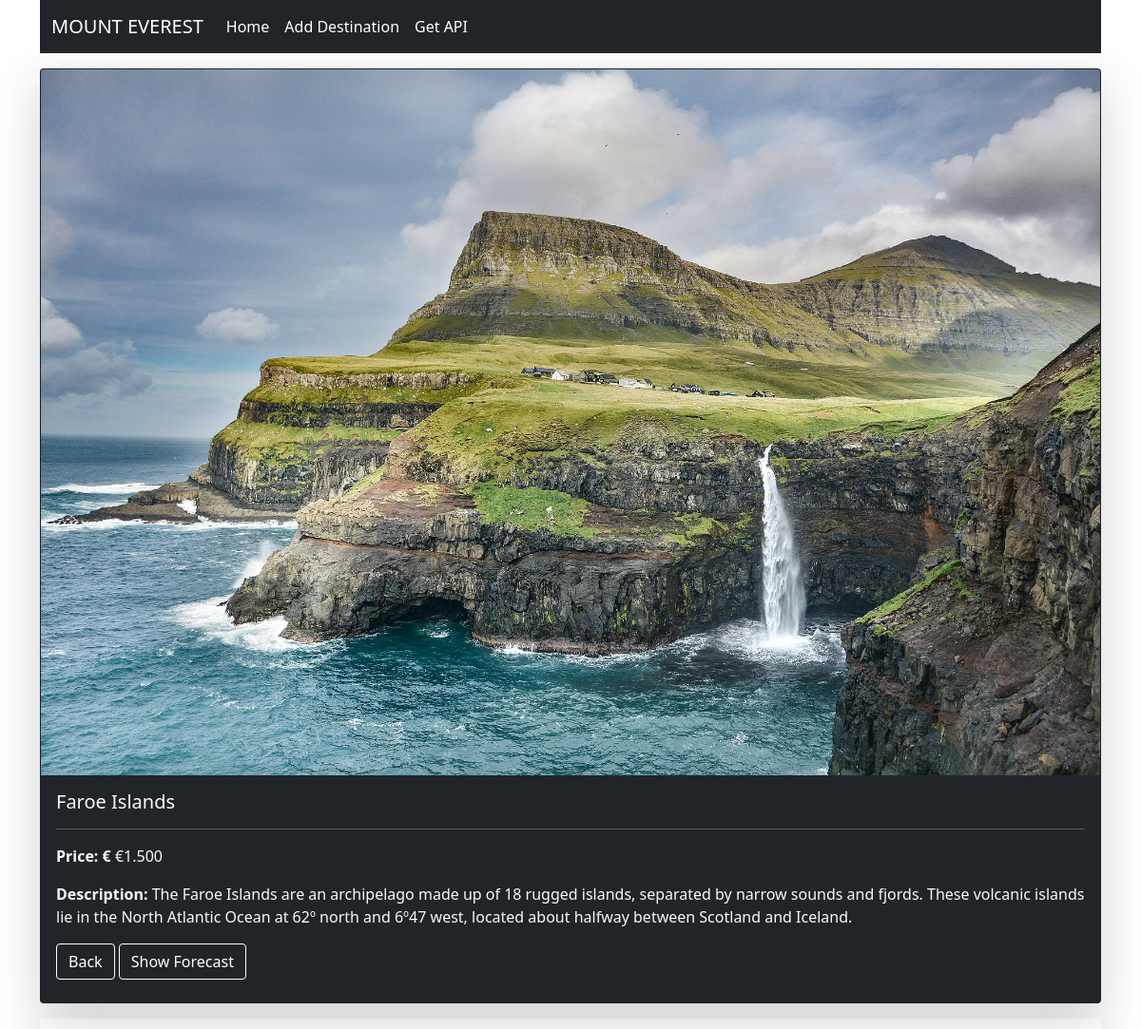
Page /details.php?id=1 on the committed database.
### tables this page shows
CREATE TABLE `destinations` (
  `id` int(11) NOT NULL,
  `name` varchar(255) DEFAULT NULL,
  `description` varchar(255) DEFAULT NULL,
  `price` varchar(255) DEFAULT NULL,
  `picture` varchar(255) NOT NULL,
  `latitude` varchar(255) DEFAULT NULL,
  `longitude` varchar(255) DEFAULT NULL
);

### details.php (the view, shortened to what this page needs)
<?php
    require_once 'components/db_connect.php';
    if($_GET["id"]) {
        $id = $_GET["id"];
        $sql= "SELECT * FROM destinations WHERE id = {$id}";
        $result = mysqli_query($connect, $sql);
        if(mysqli_num_rows($result) == 1) {
            $data = mysqli_fetch_assoc($result);
        } else {
            header("location: error.php");
        }
    } else {
        header("location: error.php");
    }
    $content="";
    $content .= '
        <div class="shadow-lg">
        <div class="p-0 card bg-dark mb-3">
        <img src=pictures/'.$data["picture"].' class="card-img-top" alt="...">
        <div class="card-body bg-dark mb-2 col col-12  text-light">
          <h5 class="card-title">'.$data["name"].'</h5>
          <hr>
          <p class="card-text"><b>Price: &euro;</b>  '.$data["price"].'</p>
          <p class="card-text"><b>Description: </b>'.$data["description"].'</p>
          <a href="index.php" class="btn btn-dark border-white">Back</a>
          <div class="btn btn-dark border-white" id="show-weather">Show Forecast</div>
          <div id="weather-text"></div>
          <p class="card-text" id="content"></p>
          </div>
        </div>
      </div>
      ';
?>
<!DOCTYPE html>
<html lang="en">
<head>
    <?php require_once 'components/boot.php' ?>
</head>
<body>
<div class="container">
<?php require_once'components/navbar.php'; ?>
<div class="mt-3">
<?=$content?>
</div>
</div>
<div class="container">
<div class="shadow-lg"id="map" style="height: 500px;">
</div>
</div>
</body>
</html>

### components/boot.php (shortened to what this page needs)
<link href="https://cdn.jsdelivr.net/npm/bootstrap@5.0.0-beta1/dist/css/bootstrap.min.css" rel="stylesheet">

### components/navbar.php (shortened to what this page needs)
<nav class="navbar navbar-expand-lg navbar-dark bg-dark sticky-top shadow-md">
  <div class="container-fluid">
    <a class="navbar-brand" href="#">MOUNT EVEREST</a>
    <div class="collapse navbar-collapse" id="navbarNavAltMarkup">
      <div class="navbar-nav">
      <a class="nav-link active" aria-current="page" href="index.php">Home</a>
        <a class="nav-link active" aria-current="page" href="create.php">Add Destination</a>
        <a class="nav-link active" aria-current="page" href="actions/displayAll.php">Get API</a>
      </div>
    </div>
  </div>
</nav>

### rows in the picture
destinations: picture (picture), name "Faroe Islands", price "€1.500", description "The Faroe Islands are an archipelago made up of 18 rugged islands, separated by narrow sounds and fjords. These volcanic islands lie in the North Atlantic Ocean at 62º north and 6º47 west, located about halfway between Scotland and Iceland."
